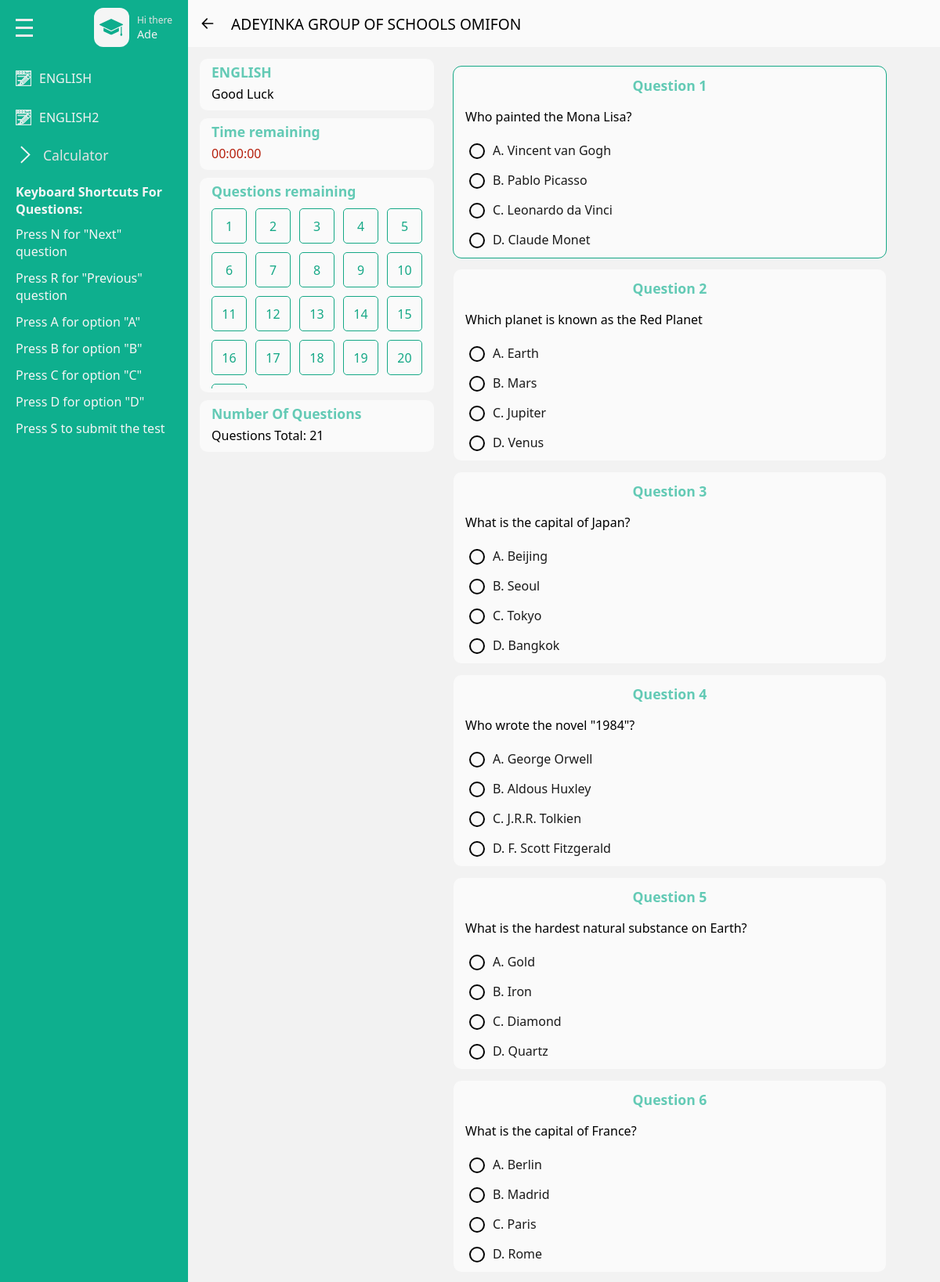
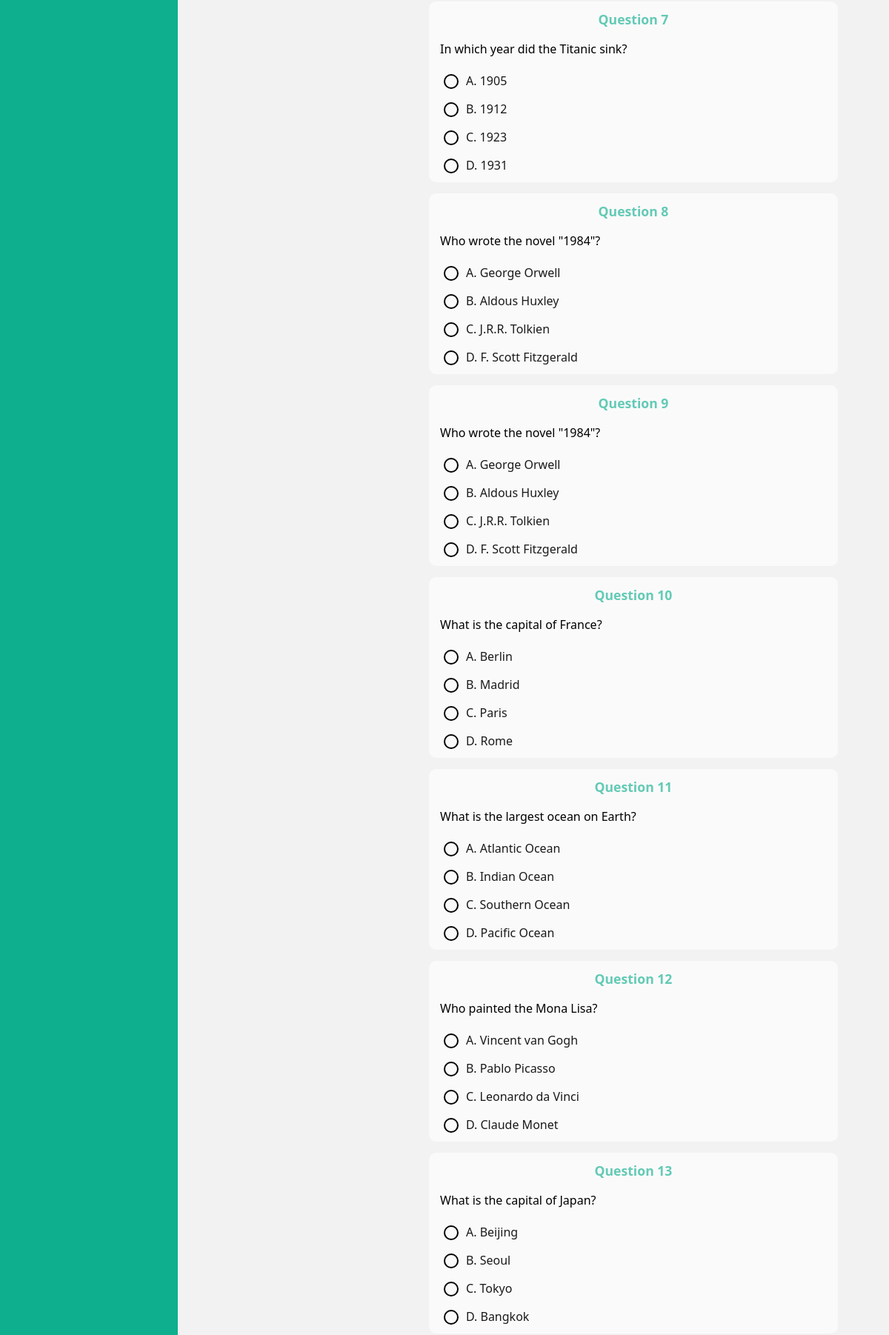
Page / (signed in, upper part) on the committed database (2 pictures, top to bottom).
### base/models.py (models this page shows, shortened)
class UserID(models.Model):
    user = models.OneToOneField(User, on_delete=models.CASCADE)
    generated_id = models.CharField(max_length=100, unique=True)

class User(AbstractUser):
    school_name = models.CharField(max_length=500, null=True,blank=True)
    recovery_code = models.CharField(max_length=100, null=True)

class Subject(models.Model):
    name = models.CharField(max_length=255, null=True)
    term_or_semester = models.ForeignKey(TermOrSemester, on_delete=models.CASCADE, null=True)

class Name_School(models.Model):
    school = models.CharField(max_length=345)
    def __str__(self):
        return self.school

class Question(models.Model):
    text = models.TextField()
    subject = models.ForeignKey(Subject, on_delete=models.CASCADE,null=True)
    term_or_semester = models.ForeignKey(TermOrSemester, on_delete=models.CASCADE, null=True, blank=True)
    class_or_level = models.ForeignKey(ClassOrLevel, on_delete=models.CASCADE, null=True, blank=True)
    diagram = models.ImageField(upload_to='questions/diagrams/', null=True, blank=True)

class Answer(models.Model):
    question = models.ForeignKey(Question, related_name='answers', on_delete=models.CASCADE)
    text = models.TextField()
    is_correct = models.BooleanField(default=False)

### base/views.py (the view, shortened to what this page needs)
# urls.py: path('',views.index,name= "index"),
@login_required(login_url='login')
def index(request):
    username = get_object_or_404(UserID, user=request.user)
    school_name = get_object_or_404(Name_School)
    subjects = Subject.objects.all()
    all_subjects_questions = []
    remaining_time = None
    user_answers = defaultdict(dict)
    if subjects.exists():
        for subject in subjects:
            exam_sessions = ExamSession.objects.filter(subject=subject).order_by('shuffle_order')
            questions = [session.question for session in exam_sessions]
            seed = hash(request.user.id) % 10000
            random.seed(seed)
            random.shuffle(questions)
            all_subjects_questions.append({
                'subject': subject,
                'questions': questions
            })
            if exam_sessions.exists():
                exam_session = exam_sessions.first()
                user_exam_session, created = UserExamSessionx.objects.get_or_create(
                    user=request.user,
                    subject=subject,
                    defaults={'exam_session': exam_session, 'start_time': timezone.now()}
                )
                duration_parts = exam_session.exam_duration.split(':')
                duration = timedelta(hours=int(duration_parts[0]), minutes=int(duration_parts[1]), seconds=int(duration_parts[2]))
                end_time = user_exam_session.start_time + duration
                remaining_time = max(0, (end_time - timezone.now()).total_seconds())
            if request.user.is_authenticated:
                user_results = Result.objects.filter(user=request.user, subject=subject)
                for result in user_results:
                    user_answers[question.id] = result.selected_answer.id if result.selected_answer else None
    return render(request, 'index.html', {
        'subjects': subjects,
        'all_subjects_questions': all_subjects_questions,
        'remaining_time': remaining_time,
        'user_answers': user_answers,
        'school_name': school_name,
        'username': username
    })

### base/templates/index.html (shortened to what this page needs)
{% load static %}
<!DOCTYPE html>
<html lang="en">
<head>
    <link rel = "stylesheet" href = "{% static 'css/style.css' %}"/>
</head>
<body>
    <div class = "page">
        <div class = "wrapper">
            <div class = "main-sidebar">
                <div class = "menu">
                    <div class= "menu-head flex-between">
                        <div class="hamburger flex-column">
                            <span></span>
                            <span></span>
                            <span></span>
                        </div>
                        <div class = "menu-head-content flex gp-10">
                            <div class = "scholar-icon-div flex-center">
                                <!DOCTYPE svg PUBLIC "-//W3C//DTD SVG 1.1//EN" "http://www.w3.org/Graphics/SVG/1.1/DTD/svg11.dtd">
                            </div>
                            <div class = "text-content-div flex-column">
                                <span class = "sub-text">Hi there</span>
                                <span class = "text">{{username.user.username}}</span>
                            </div>
                        </div>
                    </div>
                    <div class= "user menu-content flex-column ">
                        <div class = "subjects-link-div flex-column">
                            {% for subject in subjects %}
                                <div data-menu = "{{subject.name|upper}}" class="menu-wrapper flex gp-10">
                                    <!DOCTYPE svg PUBLIC "-//W3C//DTD SVG 1.1//EN" "http://www.w3.org/Graphics/SVG/1.1/DTD/svg11.dtd">
                                    <span>{{ subject.name|upper }}</span>
                                </div>
                            {% endfor %}
                        </div>
                        <div class = "calculator-menu menu-item">
                            <div class="calculator-menu-wrapper flex gp-10">
                                <svg width="800px" height="800px" viewBox="0 0 1024 1024" class="arrow-icon"  version="1.1" xmlns="http://www.w3.org/2000/svg">
                                    <path d="M768 903.232l-50.432 56.768L256 512l461.568-448 50.432 56.768L364.928 512z" fill="#f5f5f5" />
                                </svg>
                                <span>Calculator</span>
                            </div>
                        </div>
                        <div class = "key-shrt-container">
                            <div class="carousel-shrt">
                                <div class = "active questions-shortcut-container shrt-container">
                                    <strong class = "shortcut-list-strong">Keyboard Shortcuts For Questions:</strong>
                                    <ul class="shortcut-list">
                                        <li>Press <span class="shortcut">N</span> for "Next" question</li>
                                        <li>Press <span class="shortcut">R</span> for "Previous" question</li>
                                        <li>Press <span class="shortcut">A</span> for option "A"</li>
                                        <li>Press <span class="shortcut">B</span> for option "B"</li>
                                        <li>Press <span class="shortcut">C</span> for option "C"</li>
                                        <li>Press <span class="shortcut">D</span> for option "D"</li>
                                        <li>Press <span class="shortcut">S</span> to submit the test</li>
                                    </ul>
                                </div>
                            </div>
                        </div>
                    </div>
                </div>
            </div>
            <div class = "main-content">
                <div class="main-content-header flex">
                    <span>{{school_name}}</span>
                </div>
                <div class = "main-content-items-wrapper flex gp-15">
                    <div class = "control-section flex-column gp-10">
                        <div class= "small-box-info">
                            <h4 class = "control small-box-head">{{ selected_subject.name|upper }}</h4>
                            <p class = "small-box-text">Good Luck</p>
                        </div>
                        <div class= "small-box-info">
                            <h4 class = "small-box-head">Time remaining</h4>
                            <p id = "timer" class = "small-box-text">08 : 15 : 30</p>
                        </div>
                        <div class= "Question-select-box small-box-info">
                            <h4 class = "small-box-head">Questions remaining</h4>
                            <div class = "question-numbers-div">
                                {% for subject_data in all_subjects_questions %}
                                    {% for question in subject_data.questions %}
                                    <span data-number = "{{subject_data.subject.name}}" class = "question-number">{{forloop.counter}}</span>
                                    {%  endfor %}
                                {% endfor %}
                            </div>
                        </div>
                        <div class= "small-box-info">
                            <h4 class = "small-box-head">Number Of Questions</h4>
                            <p class = "number_of_questions small-box-text"> Questions Total: {{total_questions}}</p>
                        </div>
                    </div>
                    <div class = "question-section">
                        <form class="user-question-form" method="post" action="{% url 'index' %}">
                            {% if all_subjects_questions %}
                                {% for subject_data in all_subjects_questions %}
                                    <div data-box = "{{subject_data.subject.name}}" class="subject-box  flex-column gp-15">
                                        {% for question in subject_data.questions %}
                                            <div class="question-box">
                                                <div class="question-box-head flex-center">
                                                    <h4 class="small-box-head">Question {{ forloop.counter }}</h4>
                                                </div>
                                                <div class="question-text">
                                                    <p>{{ question.text }}</p>
                                                </div>
                                                <div class="answers-wrapper flex-column">
                                                    <div class="answers-container flex-column">
                                                        {% for answer in question.answers.all %}
                                                            <div class="answer-item">
                                                                <input type="radio" name="question_{{ question.id }}" value="{{ answer.id }}" id="answer_{{ answer.id }}" class="check-answer"
                                                                {% if user_answers.question.id == answer.id %} checked{% endif %}/>
                                                                <label for="answer_{{ answer.id }}">{{ answer.text }}</label>
                                                            </div>
                                                        {% endfor %}
                                                    </div>
                                                </div>
                                            </div>
                                        {% endfor %}
                                    </div>
                                {% endfor %}
                            {% endif %}
                        </form>
                        <div class = "no-questions">
                        </div>
                    </div>
                </div>
            </div>
        </div>
    </div>
</body>
</html>

### rows in the picture
UserID: user.username "Ade"
Subject: name "ENGLISH"
Subject: name "ENGLISH2"
Name_School: school "ADEYINKA GROUP OF SCHOOLS OMIFON"
Question: text "Who painted the Mona Lisa?"
Question: text "Which planet is known as the Red Planet"
Question: text "What is the capital of Japan?"
Question: text "Who wrote the novel \"1984\"?"
Question: text "What is the hardest natural substance on Earth?"
Question: text "What is the capital of France?"
Question: text "In which year did the Titanic sink?"
Question: text "What is the largest ocean on Earth?"
Answer: id "☐ A. Vincent van Gogh", text "A. Vincent van Gogh"
Answer: id "☐ B. Pablo Picasso", text "B. Pablo Picasso"
Answer: id "☐ C. Leonardo da Vinci", text "C. Leonardo da Vinci"
Answer: id "☐ D. Claude Monet", text "D. Claude Monet"
Answer: id "☐ A. Earth", text "A. Earth"
Answer: id "☐ B. Mars", text "B. Mars"
Answer: id "☐ C. Jupiter", text "C. Jupiter"
Answer: id "☐ D. Venus", text "D. Venus"
Answer: id "☐ A. Beijing", text "A. Beijing"
Answer: id "☐ B. Seoul", text "B. Seoul"
Answer: id "☐ C. Tokyo", text "C. Tokyo"
Answer: id "☐ D. Bangkok", text "D. Bangkok"
Answer: id "☐ A. George Orwell", text "A. George Orwell"
Answer: id "☐ B. Aldous Huxley", text "B. Aldous Huxley"
Answer: id "☐ C. J.R.R. Tolkien", text "C. J.R.R. Tolkien"
Answer: id "☐ D. F. Scott Fitzgerald", text "D. F. Scott Fitzgerald"
Answer: id "☐ A. Gold", text "A. Gold"
Answer: id "☐ B. Iron", text "B. Iron"
Answer: id "☐ C. Diamond", text "C. Diamond"
Answer: id "☐ D. Quartz", text "D. Quartz"
Answer: id "☐ A. Berlin", text "A. Berlin"
Answer: id "☐ B. Madrid", text "B. Madrid"
Answer: id "☐ C. Paris", text "C. Paris"
Answer: id "☐ D. Rome", text "D. Rome"
Answer: id "☐ A. 1905", text "A. 1905"
Answer: id "☐ B. 1912", text "B. 1912"
Answer: id "☐ C. 1923", text "C. 1923"
Answer: id "☐ D. 1931", text "D. 1931"
Answer: id "☐ A. Atlantic Ocean", text "A. Atlantic Ocean"
Answer: id "☐ B. Indian Ocean", text "B. Indian Ocean"
Answer: id "☐ C. Southern Ocean", text "C. Southern Ocean"
Answer: id "☐ D. Pacific Ocean", text "D. Pacific Ocean"
